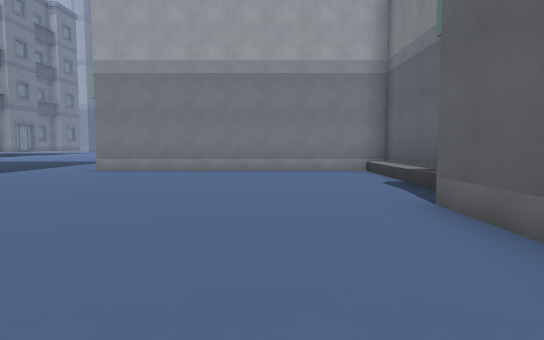
View 1 (above)

17 first-person views from a walk through a level from a Godot 3-D game. The camera is 1.4 m above the floor, tilts 4° down and sees 75° across. The floor is counted in squares, 2 m on a side. Each view is taken from the middle of a square. On the plan, view 1 faces up. The plan holds only what a view shows up to about 11 squares ahead; the rest is blank. The place goes on beyond the plan. Characters and animated objects are left out.

View 2
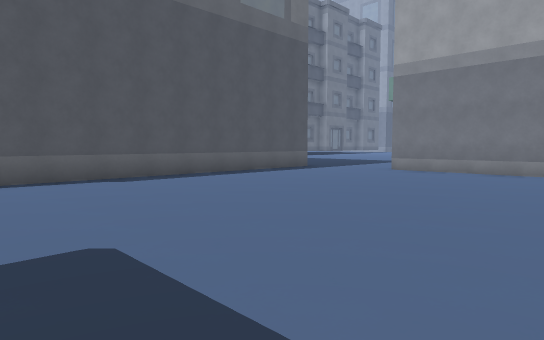

View 3
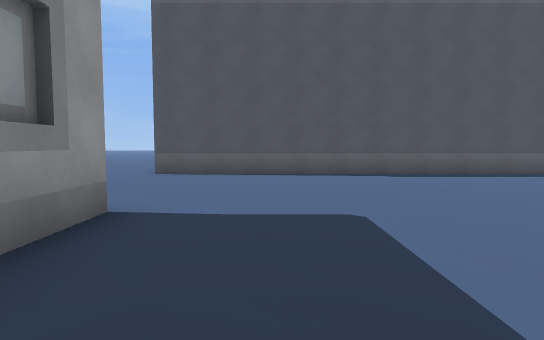

View 4
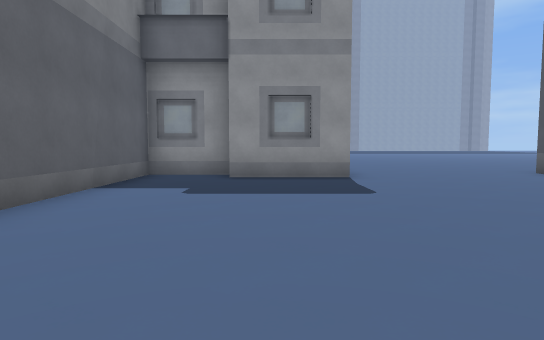

View 5
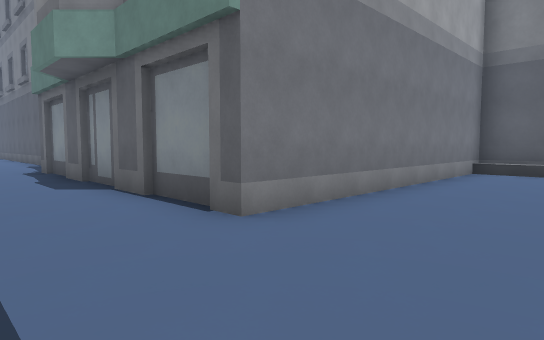

View 6
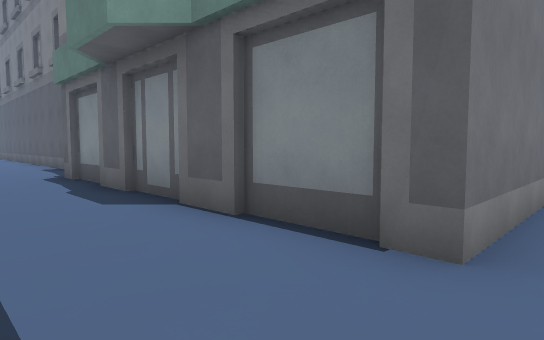

View 7
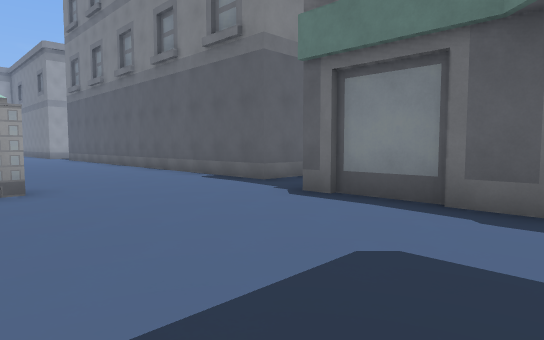

View 8
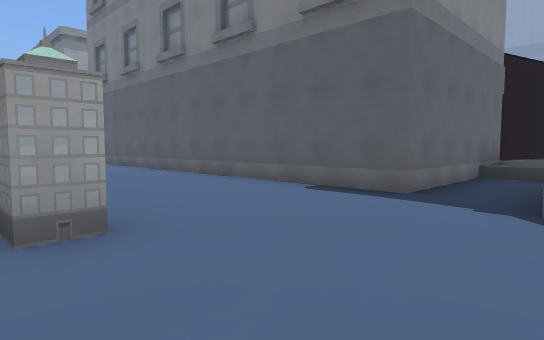

View 9
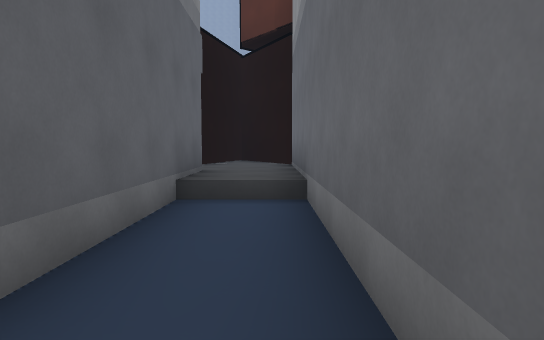

View 10
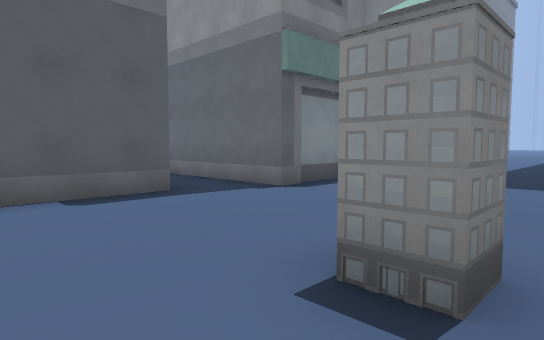

View 11
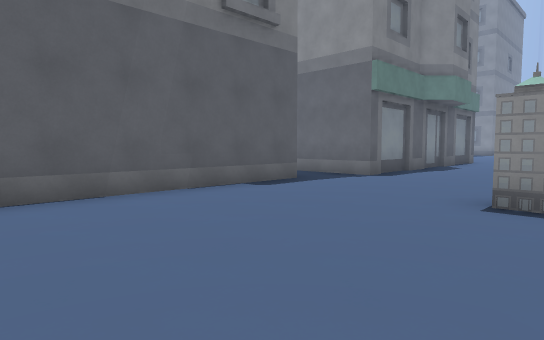

View 12
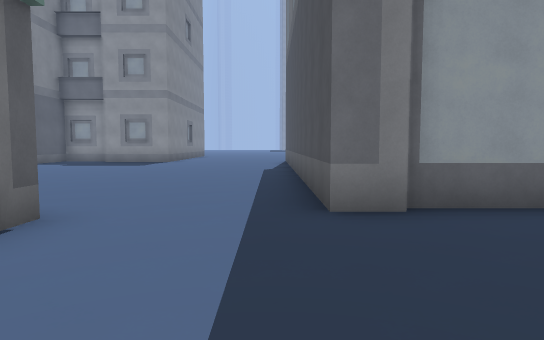

View 13
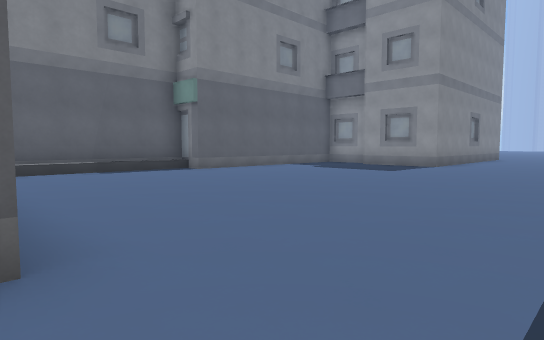

View 14
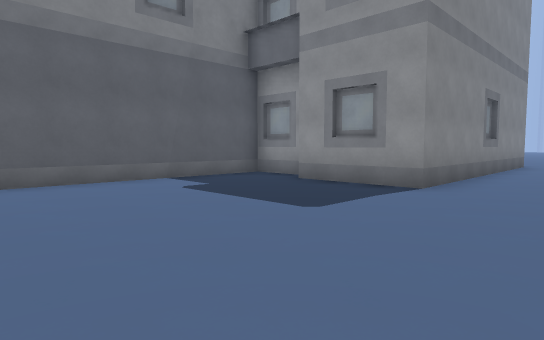

View 15
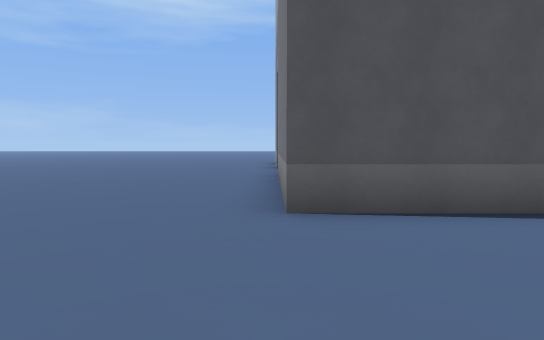

View 16
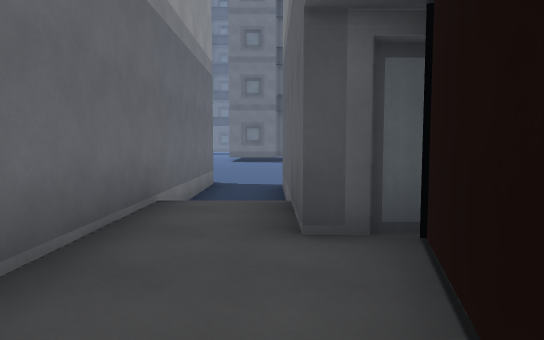

View 17
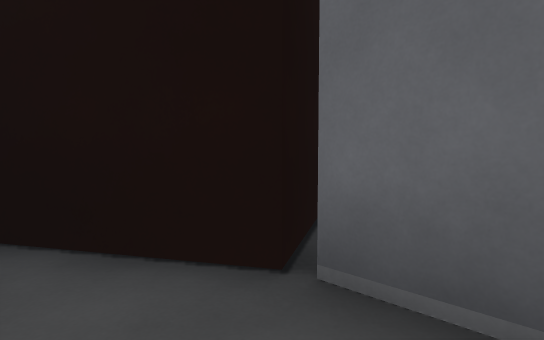

### Floor plan
Key: @ floor where view 1 was taken; # wall or solid block; . main floor; : floor 0.5 m higher than the main floor; B building.
Columns run from 9 left of view 1 to 5 right of it. Each row starts with its distance up from view 1.
 25 .....#    B
 24 .....#    B
 23 .....#
 22 .....#
 21 .....#
 20 .#...#    B####
 19 .........:::::#
 18 .........::::##
 17 .....#########
 16 .....
 15 .....
 14 .....
 13  ....
 12  ....
 11 .....
 10 .....########
  9 ##..........#
  8  #..........#
  7  #..........#
  6  #..........#
  5  #..........#
  4  #.........B#
  3  #.........##
  2  #.........#
  1  #.........#
  0  #.......@.#
 -1  #.........#
 -2 ##.....###.#
 -3 .......  ###
 -4 .......
 -5 .......

Where each view was taken, in squares from view 1:
view 1: 0 up, 0 right, facing up
view 2: 0 up, 0 right, facing up-left
view 3: 0 up, 1 right, facing left
view 4: 6 up, 1 left, facing down
view 5: 7 up, 7 left, facing up-right
view 6: 9 up, 7 left, facing up-right
view 7: 14 up, 9 left, facing up-right
view 8: 17 up, 9 left, facing up-right
view 9: 18 up, 5 left, facing right
view 10: 22 up, 9 left, facing down-right
view 11: 25 up, 9 left, facing down-right
view 12: 13 up, 7 left, facing down
view 13: 10 up, 7 left, facing down-right
view 14: 4 up, 5 left, facing down-right
view 15: 3 down, 4 left, facing left
view 16: 19 up, 4 right, facing left
view 17: 19 up, 2 right, facing down-right
